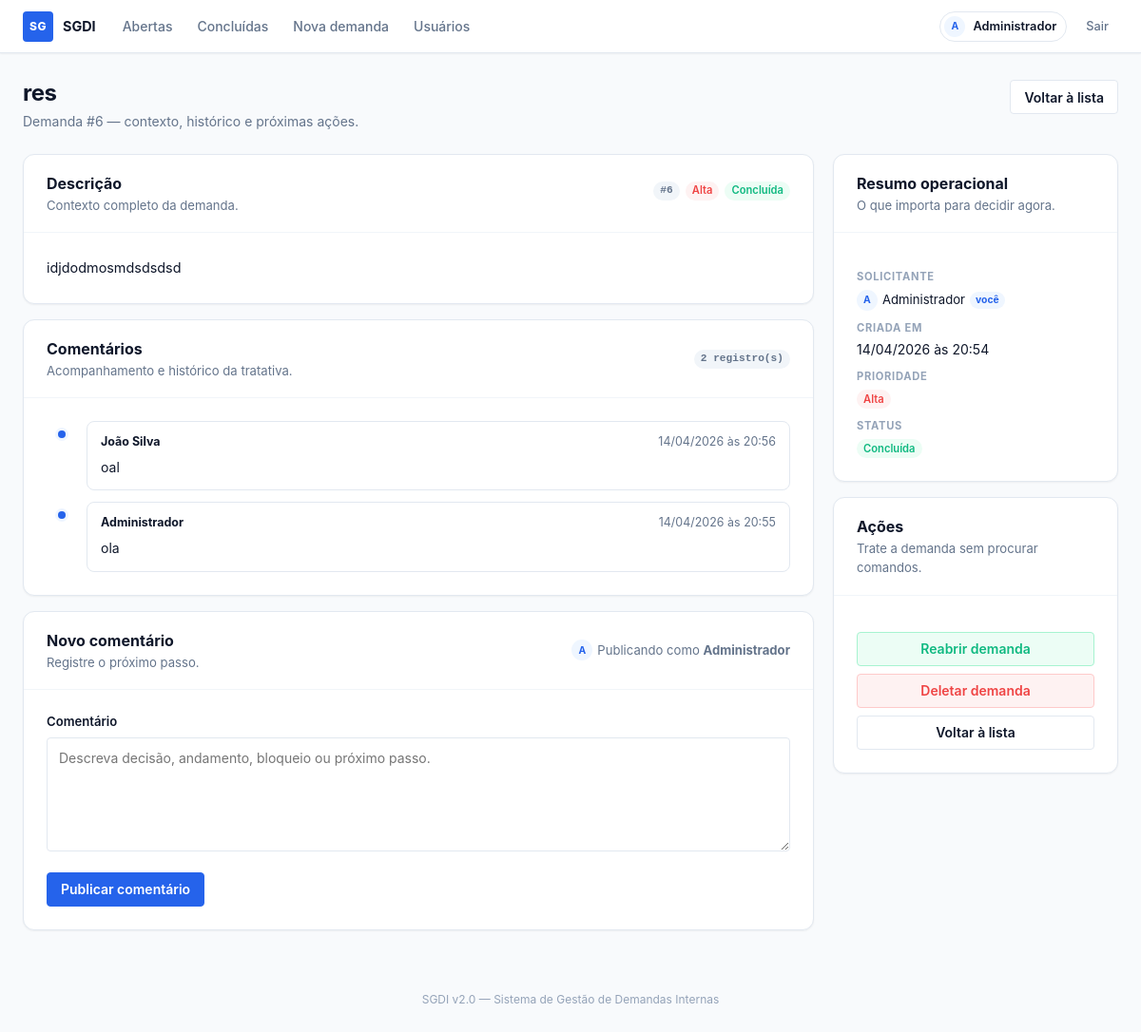
The app's page /detalhes/6 (signed in) with its own data.
### tables this page shows
CREATE TABLE demandas (
            id INTEGER PRIMARY KEY AUTOINCREMENT,
            titulo TEXT NOT NULL,
            descricao TEXT NOT NULL,
            solicitante TEXT NOT NULL,
            usuario_id INTEGER NOT NULL REFERENCES usuarios(id),
            prioridade TEXT NOT NULL DEFAULT 'Média',
            status TEXT NOT NULL DEFAULT 'Aberta',
            data_criacao TEXT NOT NULL
        );

CREATE TABLE comentarios (
            id INTEGER PRIMARY KEY AUTOINCREMENT,
            demanda_id INTEGER NOT NULL,
            comentario TEXT NOT NULL,
            autor TEXT NOT NULL,
            data TEXT NOT NULL,
            FOREIGN KEY (demanda_id) REFERENCES demandas(id) ON DELETE CASCADE
        );

### app.py (the view)
@app.route("/detalhes/<int:id>")
@login_required
def detalhes(id):
    conn = get_db()
    try:
        demanda = conn.execute(
            "SELECT d.*, u.username AS usuario_username "
            "FROM demandas d JOIN usuarios u ON u.id = d.usuario_id "
            "WHERE d.id = ?",
            (id,),
        ).fetchone()
        if not demanda:
            abort(404)
        comentarios = conn.execute(
            "SELECT * FROM comentarios WHERE demanda_id = ? ORDER BY data DESC",
            (id,),
        ).fetchall()
    finally:
        conn.close()
    rota_voltar = "concluidas" if demanda["status"] == STATUS_CONCLUIDA else "index"
    return render_template(
        "detalhes.html",
        demanda=demanda,
        comentarios=comentarios,
        comentarios_total=len(comentarios),
        rota_voltar=rota_voltar,
        eh_solicitante=(session.get("usuario_id") == demanda["usuario_id"]),
    )

### app.py (called while the page is built)
def login_required(f):
    @wraps(f)
    def decorated(*args, **kwargs):
        if "usuario_id" not in session:
            flash("Faça login para continuar.")
            return redirect(url_for("login"))
        return f(*args, **kwargs)
    return decorated

@app.context_processor
def inject_globals():
    if "csrf_token" not in session:
        session["csrf_token"] = secrets.token_hex(32)
    return {
        "csrf_token": session["csrf_token"],
        "usuario_logado": {
            "id": session.get("usuario_id"),
            "nome": session.get("usuario_nome"),
            "username": session.get("usuario_username"),
        } if "usuario_id" in session else None,
    }

def get_db():
    return get_db_connection()

@app.template_filter("priority_slug")
def priority_slug(value):
    return PRIORIDADE_SLUGS.get(value, "neutra")

@app.template_filter("display_datetime")
def display_datetime(value):
    try:
        return datetime.strptime(value, "%Y-%m-%d %H:%M:%S").strftime("%d/%m/%Y às %H:%M")
    except (TypeError, ValueError):
        return value or ""

### database.py (called while the page is built)
def get_db_connection():
    conn = sqlite3.connect(DB_PATH)
    conn.row_factory = sqlite3.Row
    conn.execute("PRAGMA foreign_keys = ON")
    return conn

### templates/detalhes.html (shortened to what this page needs)
{% extends "base.html" %}
{% block content %}
<div class="page-header">
    <div>
        <h1>{{ demanda['titulo'] }}</h1>
        <p class="page-header__sub">Demanda #{{ demanda['id'] }} — contexto, histórico e próximas ações.</p>
    </div>
    <div class="page-header__actions">
        <a href="{{ url_for(rota_voltar) }}" class="btn btn--secondary">Voltar à lista</a>
    </div>
</div>
<div class="detail-layout">
    <div class="detail-main">
        <div class="card">
            <div class="card__header">
                <div style="display:flex; align-items:center; justify-content:space-between; flex-wrap:wrap; gap:10px;">
                    <div>
                        <h2>Descrição</h2>
                        <p>Contexto completo da demanda.</p>
                    </div>
                    <div class="chip-row">
                        <span class="chip chip--id">#{{ demanda['id'] }}</span>
                        <span class="chip chip--{{ demanda['prioridade']|priority_slug }}">{{ demanda['prioridade'] }}</span>
                        <span class="chip {% if demanda['status'] == 'Aberta' %}chip--open{% else %}chip--done{% endif %}">
                            {{ demanda['status'] }}
                        </span>
                    </div>
                </div>
            </div>
            <div class="card__body">
                <div class="rich-text">
                    <p>{{ demanda['descricao'] }}</p>
                </div>
            </div>
        </div>
        <div class="card">
            <div class="card__header">
                <div style="display:flex; align-items:center; justify-content:space-between; flex-wrap:wrap; gap:10px;">
                    <div>
                        <h2>Comentários</h2>
                        <p>Acompanhamento e histórico da tratativa.</p>
                    </div>
                    <span class="chip chip--id">{{ comentarios_total }} registro(s)</span>
                </div>
            </div>
            <div class="card__body">
                {% if comentarios %}
                    <div class="timeline">
                        {% for comentario in comentarios %}
                            <div class="timeline-item">
                                <div class="timeline-dot"></div>
                                <div class="timeline-body">
                                    <div class="timeline-meta">
                                        <strong>{{ comentario['autor'] }}</strong>
                                        <span>{{ comentario['data']|display_datetime }}</span>
                                    </div>
                                    <p>{{ comentario['comentario'] }}</p>
                                </div>
                            </div>
                        {% endfor %}
                    </div>
                {% else %}
                    <div class="empty-state" style="padding: 32px 16px;">
                        <h3>Nenhum comentário registrado.</h3>
                        <p>Use o formulário abaixo para documentar decisão, progresso ou impeditivos.</p>
                    </div>
                {% endif %}
            </div>
        </div>
        <div class="card">
            <div class="card__header">
                <div style="display:flex; align-items:center; justify-content:space-between; flex-wrap:wrap; gap:10px;">
                    <div>
                        <h2>Novo comentário</h2>
                        <p>Registre o próximo passo.</p>
                    </div>
                    <div class="user-inline">
                        <span class="avatar avatar--sm">{{ usuario_logado.nome[0] }}</span>
                        <span class="text-sm text-muted">Publicando como <strong>{{ usuario_logado.nome }}</strong></span>
                    </div>
                </div>
            </div>
            <div class="card__body">
                <form method="POST" action="{{ url_for('adicionar_comentario', demanda_id=demanda['id']) }}" class="form-layout">
                    <div class="field-group">
                        <label for="comentario" class="field-label">Comentário</label>
                        <textarea
                            id="comentario"
                            name="comentario"
                            rows="4"
                            placeholder="Descreva decisão, andamento, bloqueio ou próximo passo."
                            maxlength="1000"
                            required
                        ></textarea>
                    </div>
                    <div class="form-actions">
                        <button type="submit" class="btn btn--primary">Publicar comentário</button>
                    </div>
                </form>
            </div>
        </div>
    </div>
    <aside class="side-stack">
        <div class="card">
            <div class="card__header">
                <h2>Resumo operacional</h2>
                <p>O que importa para decidir agora.</p>
            </div>
            <div class="card__body">
                <dl class="summary-list">
                    <div class="summary-item">
                        <dt>Solicitante</dt>
                        <dd>
                            <span class="user-inline">
                                <span class="avatar avatar--sm">{{ demanda['solicitante'][0] }}</span>
                                {{ demanda['solicitante'] }}
                                {% if eh_solicitante %}
                                    <span class="badge-you">você</span>
                                {% endif %}
                            </span>
                        </dd>
                    </div>
                    <div class="summary-item">
                        <dt>Criada em</dt>
                        <dd>{{ demanda['data_criacao']|display_datetime }}</dd>
                    </div>
                    <div class="summary-item">
                        <dt>Prioridade</dt>
                        <dd><span class="chip chip--{{ demanda['prioridade']|priority_slug }}">{{ demanda['prioridade'] }}</span></dd>
                    </div>
                    <div class="summary-item">
                        <dt>Status</dt>
                        <dd>
                            <span class="chip {% if demanda['status'] == 'Aberta' %}chip--open{% else %}chip--done{% endif %}">
                                {{ demanda['status'] }}
                            </span>
                        </dd>
                    </div>
                </dl>
            </div>
        </div>
        <div class="card">
            <div class="card__header">
                <h2>Ações</h2>
                <p>Trate a demanda sem procurar comandos.</p>
            </div>
            <div class="card__body">
                <div class="action-stack">
                    {% if demanda['status'] == 'Aberta' %}
                        {% if eh_solicitante %}
                            <a href="{{ url_for('editar', id=demanda['id']) }}" class="btn btn--secondary btn--block">Editar demanda</a>
                        {% endif %}
                        <form method="POST" action="{{ url_for('concluir', id=demanda['id']) }}">
                            <input type="hidden" name="csrf_token" value="{{ csrf_token }}">
                            <button type="submit" class="btn btn--soft btn--block">Concluir demanda</button>
                        </form>
                    {% else %}
                        <form method="POST" action="{{ url_for('reabrir', id=demanda['id']) }}">
                            <button type="submit" class="btn btn--soft btn--block">Reabrir demanda</button>
                        </form>
                    {% endif %}
                    {% if eh_solicitante %}
                        <form method="POST" action="{{ url_for('deletar', id=demanda['id']) }}" onsubmit="return confirm('Tem certeza que deseja deletar?');">
                            <button type="submit" class="btn btn--danger btn--block">Deletar demanda</button>
                        </form>
                    {% endif %}
                    <a href="{{ url_for(rota_voltar) }}" class="btn btn--secondary btn--block">Voltar à lista</a>
                </div>
            </div>
        </div>
    </aside>
</div>
{% endblock %}

### records on screen
demandas: titulo "res", id "6", prioridade "Alta", status "Concluída", descricao "idjdodmosmdsdsdsd", solicitante "A", solicitante "Administrador", data_criacao|display_datetime "14/04/2026 às 20:54"
comentarios: autor "João Silva", data|display_datetime "14/04/2026 às 20:56", comentario "oal"
comentarios: autor "Administrador", data|display_datetime "14/04/2026 às 20:55", comentario "ola"

### other values on screen
{{ usuario_logado.nome[0] }} "A"
{{ usuario_logado.nome }} "Administrador"
{{ comentarios_total }} "2"
